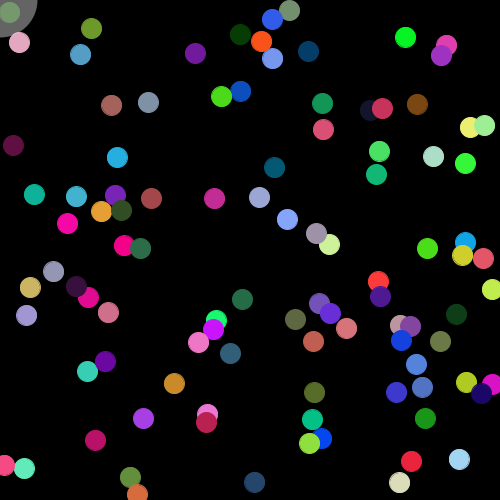
Frame 1 (no input)
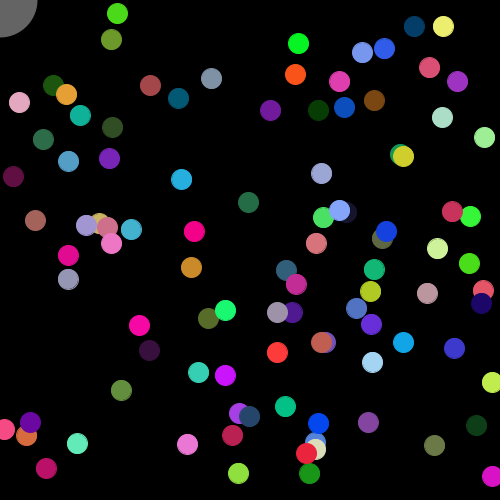
Frame 60 (the mouse pressed at the canvas centre just before this capture)
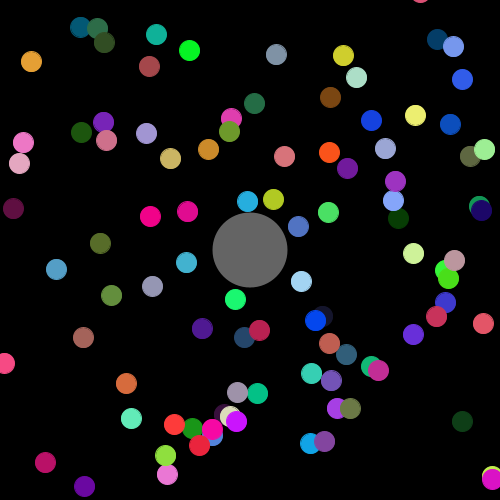
Frame 120 (the mouse held since frame 60 and released just before this capture)

The Processing sketch that drew these frames (run headless with seeded random() and noise(); from frame 60 on, the mouse is pressed at the canvas centre):

// Processing sketch: MovingDots
// ── MovingDots.pde
movingDot[] d = new movingDot[100];

void setup() {
  size(500, 500);
  
  for (int i = 0; i < d.length; i++) {
    d[i] = new movingDot(random(0, width), random(0, height), random(-2, 2), random(-2, 2), 20);
  }
}
void draw() {
  background(0);
  
  strokeWeight(1);
  for (int i = 0; i < d.length; i++) {
    d[i].display();
    d[i].move();
    d[i].collide(mouseX, mouseY, 75);
  }
  
  noStroke();
  fill(255, 255, 255, 100);
  ellipse(mouseX, mouseY, 75, 75);
}

class movingDot {
  float x, y, xs, ys;
  float r, g, b, a, s; // s = dotSize
  
  movingDot(float xt, float yt, float xst, float yst, float st) {
    x = xt;
    y = yt;
    xs = xst;
    ys = yst;
    s = st;
    r = random(0, 255);
    g = random(0, 255);
    b = random(0, 255);
  }
  
  void display() {
    stroke(r, g, b);
    fill(r, g, b);
    ellipse(x, y, s, s);
  }
  
  void move() {
    x+=xs;
    y+=ys;
    
    if (x+s >= width || x-s <= 0) {
      xs*=-1;
      x+=xs;
    }
    if (y+s >= height || y-s <= 0) {
      ys*=-1;
      y+=xs;
    }
  }
  
  void collide(float X, float Y, float R) {
    if (sqrt(sq(x-X)+sq(y-Y)) < (R+s)/2) {
      if (x > X) {
        if (xs < 0) {
          xs*=-1;
        }
      } else {
        if (xs > 0) {
          xs*=-1;
        }
      }
      if (y > Y) {
        if (ys < 0) {
          ys*=-1;
        }
      } else {
        if (ys > 0) {
          ys*=-1;
        }
      }
      while (sqrt(sq(x-X)+sq(y-Y)) < (R+s)/2) {
        x+=xs;
        y+=ys;
      }
    }
  }
}
